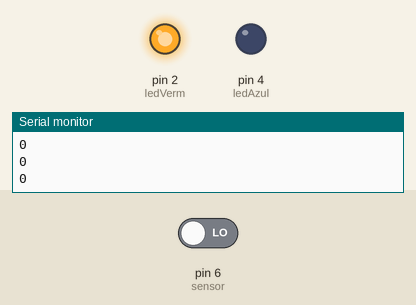
Recording of a sketch running on a simulated Arduino Uno, built with avr-gcc and run on an emulated ATmega328P. Shown: output pins drawn as LEDs (lit = HIGH), the last lines printed to the serial monitor. Inputs (shaded band) come from the test bench; at power-on: pin 6 (sensor) LOW.

Above: at 2.8 s.
2.9 s: pin 6 (sensor) driven HIGH
At 3.8 s:
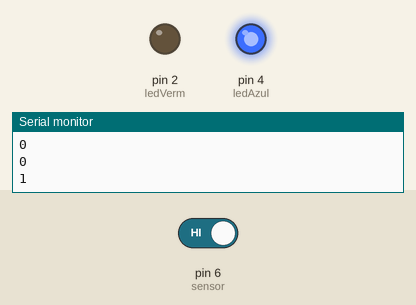
4.5 s: pin 6 (sensor) driven LOW
At 5.3 s:
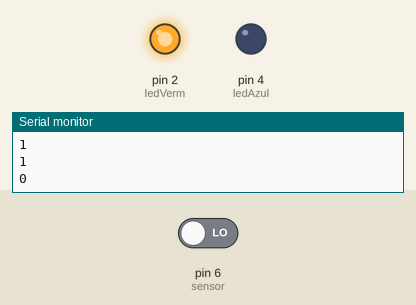
Timing chart, 0 to 7.5 s (numbered marks = the images above; inputs shaded):
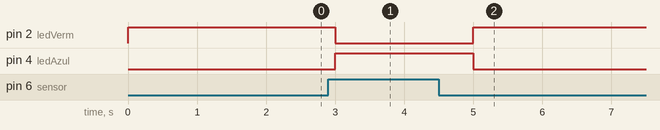

Measured:
- after the input at 2.9 s, pin 2 (ledVerm): HIGH → LOW after 0.10 s; pin 4 (ledAzul): LOW → HIGH after 0.10 s
- after the input at 4.5 s, pin 2 (ledVerm): LOW → HIGH after 0.50 s; pin 4 (ledAzul): HIGH → LOW after 0.50 s

The sketch:

sketch.ino
```cpp
int ledVerm = 2;
int ledAzul = 4;
int sensor = 6;
int acionamento;

void setup(){
  pinMode(ledVerm, OUTPUT);
  pinMode(ledAzul, OUTPUT);
  pinMode(sensor, INPUT);
  Serial.begin(9600);
}

void loop(){
 acionamento = digitalRead(sensor);

 Serial.println(acionamento);

 if (acionamento == HIGH) {
    digitalWrite(ledVerm, LOW);
    digitalWrite(ledAzul, HIGH);
 } else {
    digitalWrite(ledVerm, HIGH);
    digitalWrite(ledAzul, LOW);
 }
 delay(1000);
}
```
